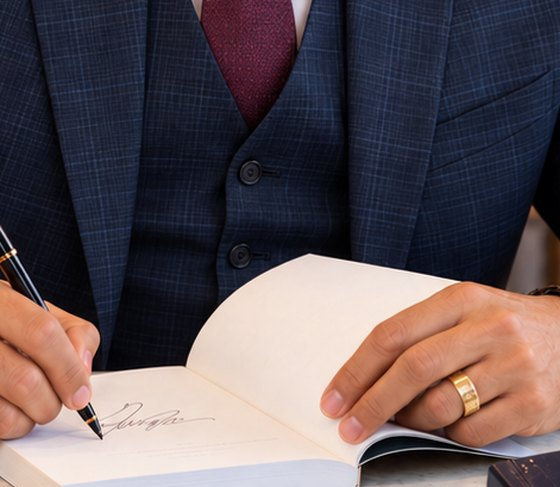
#> input picture img/card/adelgazamiento-2.jpg, 560 x 487 px, given in place of 13.png, which was not available
$ python arte-conferencias.py out.png
#> lines starting #> are read from the running program, lines starting #| are printed output that depends on the picture; pictures that were not available may be replaced by others from this repository, and a replacement may not be noted
#!/usr/bin/env python3
"""Gera as imagens da pagina de conferencias.

A referencia tem foto em quase toda secao, e e isso que da peso a
pagina. Texto sobre preto puro fica leve demais para uma oferta de
acompanhamento.
"""
import sys, os
from PIL import Image, ImageFilter, ImageEnhance

ORIG = "/private/tmp/claude-501/-Users-drquesada/1aea2121-26b4-45a4-9936-e8a2d1834c55/images"
DEST = sys.argv[1]


def abrir(n):
#> called with n = '13.png'
    return Image.open(os.path.join(ORIG, n)).convert("RGB")
#> returned value is the input picture: PIL image 560x487 RGB; mean R, G, B 96.3, 83.8, 88


def recorte(im, razao, fy, fx, zoom=1.0):
#> called with razao = 1.9, fy = 0.42, fx = 0.56, zoom = 0.9
    w, h = im.size
#> w = 560; h = 487
    if w / h > razao:
        ch, cw = h, int(h * razao)
    else:
        cw, ch = w, int(w / razao)
#> cw = 560; ch = 294
    cw, ch = int(cw * zoom), int(ch * zoom)
#> cw = 504; ch = 264
    cx = max(0, min(int(w * fx) - cw // 2, w - cw))
#> cx = 56
    cy = max(0, min(int(h * fy) - ch // 2, h - ch))
#> cy = 72
    return im.crop((cx, cy, cx + cw, cy + ch))
#> returned value: PIL image 504x264 RGB


def salvar(im, nome, larg, alt, q=82):
    caminho = os.path.join(DEST, nome)
    os.makedirs(os.path.dirname(caminho), exist_ok=True)
    im.resize((larg, alt), Image.LANCZOS).save(
        caminho, "JPEG", quality=q, optimize=True, progressive=True)
    print(f"  {nome:22s} {larg}x{alt}  {os.path.getsize(caminho)//1024} KB")


print("conferencias:")

# Hero: ele no palco. Entra atras do texto, escurecido, por isso o
# brilho baixo: o titulo precisa ganhar da foto.
hero = recorte(abrir("13.png"), 1.9, 0.42, 0.56, 0.90)
hero = ImageEnhance.Brightness(hero).enhance(0.80)
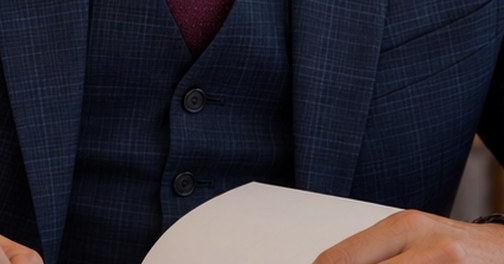
#> hero: PIL image 504x264 RGB; mean R, G, B 46.1, 43.4, 51.1
salvar(hero, "hero.jpg", 1800, 947)

# Historia: o consultorio, ele atendendo. Escolhido por ele: a mentoria
# se sustenta nas fotos de palestra e de consultorio, que mostram o
# trabalho acontecendo, nao o retrato posado.
hist = recorte(abrir("13.png"), 0.84, 0.44, 0.62, 0.92)
salvar(hist, "historia.jpg", 900, 1071)

# Sobre: o palco. A foto e horizontal, entao o corte vertical fecha
# nele e perde a plateia, que ali nao faz falta.
sobre = recorte(abrir("12.png"), 0.84, 0.40, 0.50, 0.96)
#> call 3 of abrir, with n = '12.png'
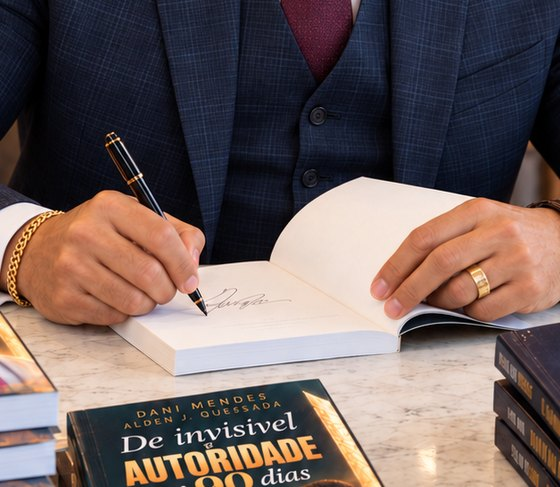
#> input picture img/card/adelgazamiento.jpg, 560 x 487 px, given in place of 12.png, which was not available
#> in abrir, returned value is the input picture: PIL image 560x487 RGB; mean R, G, B 112.4, 96.9, 94.6
salvar(sobre, "sobre.jpg", 900, 1071)
#> call 3 of salvar, with nome = 'sobre.jpg', larg = 900, alt = 1071, q = 82
#> in salvar (call 3), `im.resize((larg, alt), Image.LANCZOS).save( caminho, "JPEG", quality=q..`:
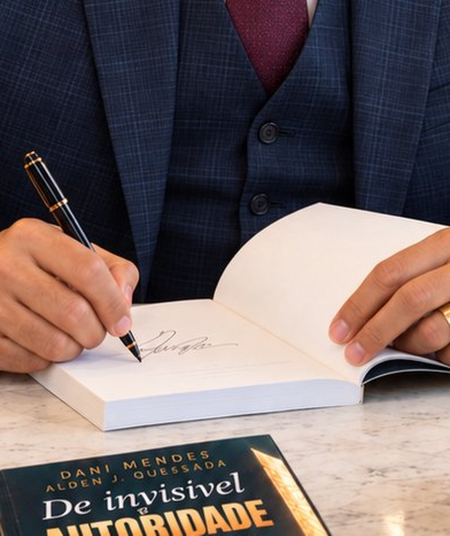
#> saved as sobre.jpg: PIL image 900x1071 RGB (shown at 1/2 size); mean R, G, B 114.9, 101.7, 101.3

# Consultorio em faixa larga, para o fundo da secao de entrega.
cons = recorte(abrir("14.png"), 1.9, 0.46, 0.52, 0.96)
cons = ImageEnhance.Brightness(cons).enhance(0.62)
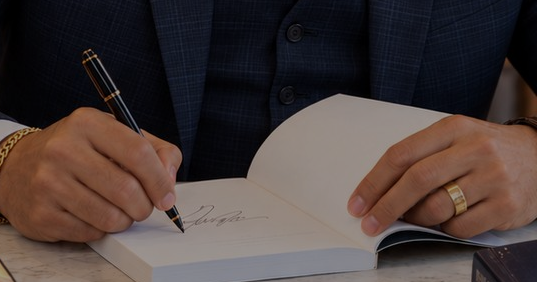
#> cons: PIL image 537x282 RGB; mean R, G, B 73.5, 61.1, 58.7
salvar(cons, "consultorio.jpg", 1800, 947)

# Fundo de secao: palco desfocado, so textura.
fundo = recorte(abrir("13.png"), 1.9, 0.44, 0.50, 1.00)
#> in recorte (call 5), `cw, ch = w, int(w / razao)`: cw = 560; ch = 294
#> in recorte (call 5), `cx = max(0, min(int(w * fx) - cw // 2, w - cw))`: cx = 0
#> in recorte (call 5), `cy = max(0, min(int(h * fy) - ch // 2, h - ch))`: cy = 67
#> in recorte (call 5), `return im.crop((cx, cy, cx + cw, cy + ch))`:
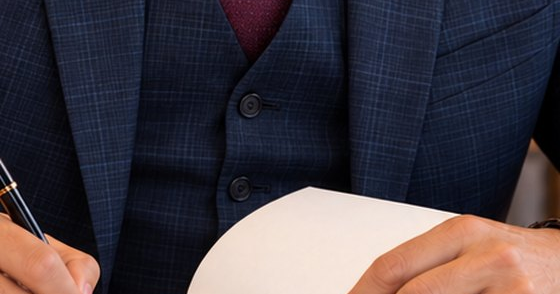
#> returned value: PIL image 560x294 RGB; mean R, G, B 67.8, 60.6, 67.6
fundo = fundo.filter(ImageFilter.GaussianBlur(18))
fundo = ImageEnhance.Brightness(fundo).enhance(0.42)
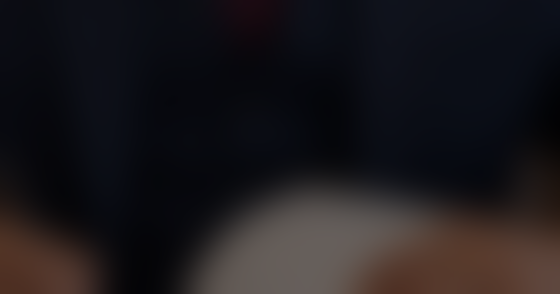
#> fundo: PIL image 560x294 RGB; mean R, G, B 28, 24.9, 27.9
salvar(fundo, "fundo-secao.jpg", 1600, 842, 74)


# Fundo do aviso: consultorio desfocado, para variar do palco.
av = recorte(abrir("14.png"), 1.9, 0.46, 0.52, 0.96)
av = av.filter(ImageFilter.GaussianBlur(18))
av = ImageEnhance.Brightness(av).enhance(0.42)
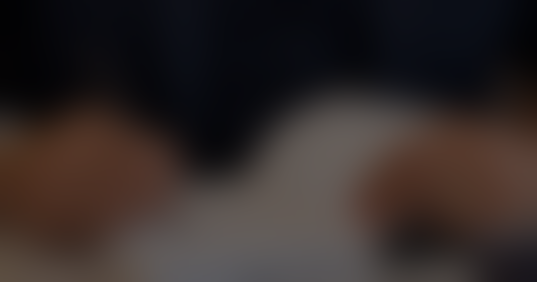
#> av: PIL image 537x282 RGB; mean R, G, B 49.7, 41.3, 39.6
salvar(av, "fundo-aviso.jpg", 1600, 842, 74)
